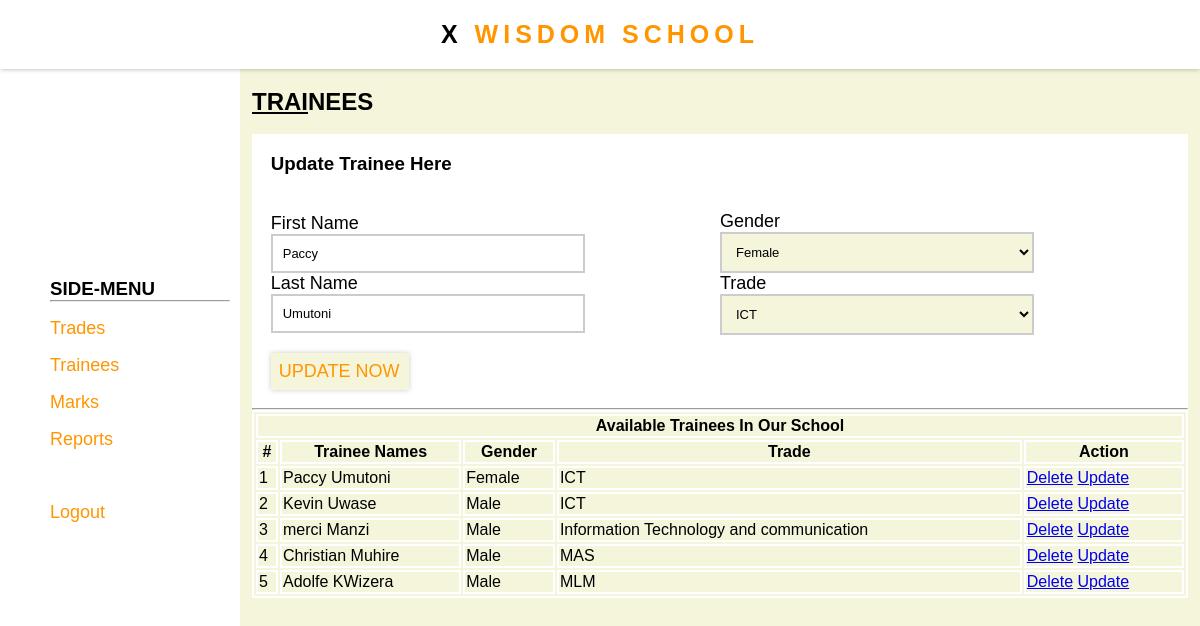
/trainees.php?what=3 (signed in), run on the app's committed database.
### tables this page shows
CREATE TABLE `Trainees` (
  `Trainee_Id` int(11) NOT NULL,
  `FirstNames` varchar(200) DEFAULT NULL,
  `LastName` varchar(200) DEFAULT NULL,
  `Gender` varchar(20) DEFAULT NULL,
  `Trade_Id` int(11) DEFAULT NULL
);

CREATE TABLE `Trade` (
  `Trade_Id` int(11) NOT NULL,
  `Trade_Name` varchar(100) NOT NULL
);

### trainees.php (the view, shortened to what this page needs)
<?php
include "components/php/connection.php";
?>
<!DOCTYPE html>
<html lang="en">
<head>
    <link rel="stylesheet" href="components/css/style.css">
</head>
<body>
    <div class="whole-page">
        <div class="top">
        </div>
        <div class="side-menu">
        </div>
        <div class="page-content">
            <h2><u>TRAI</u>NEES</h2>
             <br>
             <div class="">
             <?php
             $what="add";
             if(isset($_GET['what'])){
                $what=$_GET['what'];
             }
             if($what=="add"){
                ?>
                <form action="" method="post">
                        <h3>Add New Trainee Here</h3>
                        <br>
                        <?php
                        include "traineeop.php";
                        ?>
                        <br>
                        <div class="two-part">
                            <div class="part-one">
                            <p>
                            <label for="">First Name</label><br>
                            <input type="text" name="fname" placeholder="Type --">
                            </p>
                            <p>
                            <label for="">Last Name</label><br>
                            <input type="text" name="lname" placeholder="Type --">
                            </p>
                            </div>
                            <div class="part-two">
                            <p>
                            <label for="">Gender</label><br>
                            <select name="gender">
                                <option value="">Select Trainee Gender ..</option>
                                <option value="Male">Male</option>
                                <option value="Female">Female</option>
                            </select>
                            </p>
                            <p>
                            <label for="">Trade</label><br>
                            <select name="trade">
                                <option value="">Select Trainee Trade</option>
                                <?php
                                $getTrades=mysqli_query($connect,"SELECT * from Trade");
                                while($trades=mysqli_fetch_array($getTrades)){
                                    ?>
                                    <option value="<?php echo $trades['Trade_Id'];?>"><?php echo $trades['Trade_Name'];?></option>
                                    <?php
                                }
                                ?>
                            </select>
                            </p>
                            </div>
                        </div>
                        <p>
                            <br>
                            <input type="submit" value="Add Now" name="addTrainee">
                        </p>
                    </form>
                <?php
             }
             else{
                $id=$_GET['what'];
                $select="SELECT * from Trainees where Trainee_Id='$id'";
                $execute=mysqli_query($connect,$select);
                $trainee=mysqli_fetch_array($execute);
                ?>
                <form action="" method="post">
                        <h3>Update Trainee Here</h3>
                        <br>
                        <br>
                        <div class="two-part">
                            <div class="part-one">
                            <p>
                            <label for="">First Name</label><br>
                            <input type="text" name="fnamed" placeholder="Type --" value="<?php echo $trainee['FirstNames']?>">
                            </p>
                            <p>
                            <label for="">Last Name</label><br>
                            <input type="text" name="lnamed" placeholder="Type --" value="<?php echo $trainee['LastName']?>">
                            </p>
                            </div>
                            <div class="part-two">
                            <p>
                            <label for="">Gender</label><br>
                            <select name="genderd">
                                <?php
                                if($trainee['Gender']=="Male"){
                                    ?>
                                     <option value="Male">Male</option>
                                <option value="Female">Female</option>
                                    <?php
                                }
                                else{
                                    ?>
                                <option value="Female">Female</option>
                                    <?php
                                }
                                ?>
                            </select>
                            </p>
                            <p>
                            <label for="">Trade</label><br>
                            <select name="traded">
                                <?php
                                $trade=$trainee['Trade_Id'];
                            $tn=mysqli_fetch_array(mysqli_query($connect,"SELECT * from Trade where Trade_Id='$trade'"))['Trade_Name'];
                                ?>
                                <option value="<?php echo $trade;?>"><?php echo $tn;?></option>
                            </select>
                            </p>
                            </div>
                        </div>
                        <p>
                            <br>
                            <input type="submit" value="Update Now" name="updateTrainee">
                        </p>
                    </form>
                <?php
             }
             ?>
             </div>
                <div class="">
                    <hr>
                    <table>
                        <tr>
                            <th colspan="100"> Available Trainees In Our School
                            </th>
                        </tr>
                        <tr>
                            <th>#</th>
                            <th>Trainee Names</th>
                            <th>Gender</th>
                            <th>Trade</th>
                            <th>Action</th>
                        </tr>
                        <?php
                        $query="SELECT * from Trainees,Trade where Trainees.Trade_Id=Trade.Trade_id";
                        $getTrainees=mysqli_query($connect,$query);
                        if(mysqli_num_rows($getTrainees)==0){
                            ?>
                            <tr>
                                <th colspan="100">No Data Found</th>
                            </tr>
                            <?php
                        }
                        else{
                            $no=1;
                            while($trainees=mysqli_fetch_array($getTrainees)){
                                ?>
                                <tr>
                                    <td><?php echo $no;?></td>
                                    <td><?php echo $trainees['FirstNames'];?> <?php echo $trainees['LastName'];?></td>
                                    <td><?php echo $trainees['Gender']?></td>
                                    <td><?php echo $trainees['Trade_Name']?></td>
                                    <td>
                                        <a href="trainees.php?delete=<?php echo $trainees['Trainee_Id'];?>" onclick="return confirm('Are You Sure About Deleting <?php echo $trainees['FirstNames'];?>')">Delete</a>
                                        <a href="trainees.php?what=<?php echo $trainees['Trainee_Id']?>">Update</a>
                                    </td>
                                </tr>
                                <?php
                                $no++;
                            }
                        }
                        ?>
                    </table>
            </div>
        </div>
</body>
</html>

### components/css/style.css (style rules this page uses)
* { background-color: beige; font-family: karl,sans-serif; box-sizing: border-box; margin: 0%; }
.form-head,.nav-title { color: rgb(255, 150, 0); text-align: center; font-size: 25px; letter-spacing: 5px; text-transform: uppercase; }
form { background: white; padding: 2%; }
label,input,h3,p,span,a,ol,li,h2,nav,div { background: transparent; }
label { font-size: large; }
input[type="text"],input[type="password"],select { width: 70%; font-size: small; border: 2px solid #ccc; padding: 10px; transition: border-color 0.3s, box-shadow 0.3s; }
input[type="submit"] { color: rgb(255, 150, 0); border: 0; font-size: large; text-transform: uppercase; background: beige; padding: 8px; padding-right: 10px; cursor: pointer; box-shadow: 0 0 5px #ccc; }
.top { position: fixed; top: 0%; left: 0%; background: white; width: 100%; z-index: 10; padding: 20px; box-shadow: 0px 0px 5px rgba(0, 0, 0, 0.3); }
.side-menu { background: white; width: 20vw; padding: 10px; height: 100vh; box-sizing: border-box; margin: 0; position: fixed; left: 0px; top: 0px; z-index: 1; }
.container { width: 100%; display: flex; justify-content: center; align-items: center; height: 100%; }
.in_center { width: 100%; height: auto; align-self: center; }
.text-black { color: black; }
.in_center li { list-style: none; font-size: large; margin-top: 2vh; }
.in_center li a { text-decoration: none; color: rgb(255, 150, 0); }
.text-blue { color: red; }
.page-content { margin-left: 21vw; margin-top: 11vh; width: 78vw; height: 88vh; overflow: auto; }
.two-part { display: flex; justify-content: center; }
.part-one { width: 50%; align-self: center; }
.part-two { width: 50%; align-self: center; }
table { width: 100%; }
table,tr,td,th { border: 2px solid white; }

### data on the page
trainees: fnamed "Paccy", lnamed "Umutoni", genderd "Female", traded "ICT", FirstNames "Paccy", LastName "Umutoni", Gender "Female", Trade_Id.Trade_Name "ICT"
trainees: FirstNames "Kevin", LastName "Uwase", Gender "Male", Trade_Id.Trade_Name "ICT"
trainees: FirstNames "merci", LastName "Manzi", Gender "Male", Trade_Id.Trade_Name "Information Technology and communication"
trainees: FirstNames "Christian", LastName "Muhire", Gender "Male", Trade_Id.Trade_Name "MAS"
trainees: FirstNames "Adolfe", LastName "KWizera", Gender "Male", Trade_Id.Trade_Name "MLM"
